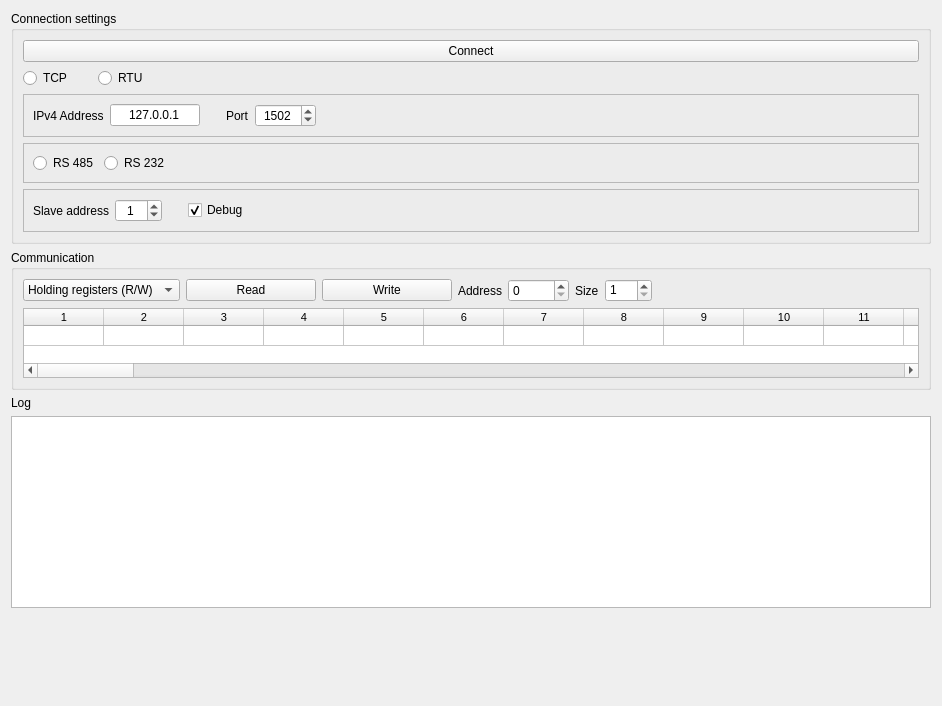
<?xml version="1.0" encoding="UTF-8"?>
<ui version="4.0">
 <class>ClientForm</class>
 <widget class="QWidget" name="ClientForm">
  <property name="geometry">
   <rect>
    <x>0</x>
    <y>0</y>
    <width>942</width>
    <height>706</height>
   </rect>
  </property>
  <property name="windowTitle">
   <string>MainWindow</string>
  </property>
  <layout class="QVBoxLayout" name="verticalLayout_6">
   <item>
    <layout class="QVBoxLayout" name="verticalLayout">
     <item>
      <widget class="QGroupBox" name="groupBox">
       <property name="title">
        <string>Connection settings</string>
       </property>
       <layout class="QVBoxLayout" name="verticalLayout_5">
        <item>
         <widget class="QPushButton" name="pushButton_Connect">
          <property name="sizePolicy">
           <sizepolicy hsizetype="Expanding" vsizetype="Fixed">
            <horstretch>0</horstretch>
            <verstretch>0</verstretch>
           </sizepolicy>
          </property>
          <property name="minimumSize">
           <size>
            <width>0</width>
            <height>0</height>
           </size>
          </property>
          <property name="maximumSize">
           <size>
            <width>16777215</width>
            <height>16777215</height>
           </size>
          </property>
          <property name="text">
           <string>Connect</string>
          </property>
         </widget>
        </item>
        <item>
         <layout class="QHBoxLayout" name="horizontalLayout_3">
          <item>
           <widget class="QRadioButton" name="radioButton_TCP">
            <property name="text">
             <string>TCP</string>
            </property>
           </widget>
          </item>
          <item>
           <spacer name="horizontalSpacer_4">
            <property name="orientation">
             <enum>Qt::Horizontal</enum>
            </property>
            <property name="sizeType">
             <enum>QSizePolicy::Fixed</enum>
            </property>
            <property name="sizeHint" stdset="0">
             <size>
              <width>20</width>
              <height>20</height>
             </size>
            </property>
           </spacer>
          </item>
          <item>
           <widget class="QRadioButton" name="radioButton_RTU">
            <property name="text">
             <string>RTU</string>
            </property>
           </widget>
          </item>
          <item>
           <spacer name="horizontalSpacer_9">
            <property name="orientation">
             <enum>Qt::Horizontal</enum>
            </property>
            <property name="sizeHint" stdset="0">
             <size>
              <width>40</width>
              <height>20</height>
             </size>
            </property>
           </spacer>
          </item>
         </layout>
        </item>
        <item>
         <widget class="QFrame" name="frame_TCP">
          <property name="frameShape">
           <enum>QFrame::StyledPanel</enum>
          </property>
          <property name="frameShadow">
           <enum>QFrame::Raised</enum>
          </property>
          <layout class="QVBoxLayout" name="verticalLayout_2">
           <item>
            <layout class="QHBoxLayout" name="layout_TCP">
             <item>
              <widget class="QLabel" name="label">
               <property name="text">
                <string>IPv4 Address</string>
               </property>
              </widget>
             </item>
             <item>
              <widget class="QLineEdit" name="lineEdit_ipAddress">
               <property name="sizePolicy">
                <sizepolicy hsizetype="Fixed" vsizetype="Fixed">
                 <horstretch>0</horstretch>
                 <verstretch>0</verstretch>
                </sizepolicy>
               </property>
               <property name="maximumSize">
                <size>
                 <width>90</width>
                 <height>16777215</height>
                </size>
               </property>
               <property name="text">
                <string>127.0.0.1</string>
               </property>
               <property name="alignment">
                <set>Qt::AlignCenter</set>
               </property>
              </widget>
             </item>
             <item>
              <spacer name="horizontalSpacer_5">
               <property name="orientation">
                <enum>Qt::Horizontal</enum>
               </property>
               <property name="sizeType">
                <enum>QSizePolicy::Fixed</enum>
               </property>
               <property name="sizeHint" stdset="0">
                <size>
                 <width>20</width>
                 <height>20</height>
                </size>
               </property>
              </spacer>
             </item>
             <item>
              <widget class="QLabel" name="label_2">
               <property name="text">
                <string>Port</string>
               </property>
              </widget>
             </item>
             <item>
              <widget class="QSpinBox" name="spinBox_TCPPort">
               <property name="alignment">
                <set>Qt::AlignCenter</set>
               </property>
               <property name="minimum">
                <number>1</number>
               </property>
               <property name="maximum">
                <number>65535</number>
               </property>
               <property name="value">
                <number>1502</number>
               </property>
              </widget>
             </item>
             <item>
              <spacer name="horizontalSpacer">
               <property name="orientation">
                <enum>Qt::Horizontal</enum>
               </property>
               <property name="sizeHint" stdset="0">
                <size>
                 <width>40</width>
                 <height>20</height>
                </size>
               </property>
              </spacer>
             </item>
            </layout>
           </item>
          </layout>
         </widget>
        </item>
        <item>
         <widget class="QFrame" name="frame_RTU">
          <property name="frameShape">
           <enum>QFrame::StyledPanel</enum>
          </property>
          <property name="frameShadow">
           <enum>QFrame::Raised</enum>
          </property>
          <layout class="QVBoxLayout" name="verticalLayout_3">
           <item>
            <layout class="QHBoxLayout" name="layout_RTU">
             <item>
              <layout class="QHBoxLayout" name="horizontalLayout">
               <item>
                <widget class="QRadioButton" name="radioButton_RS485">
                 <property name="text">
                  <string>RS 485</string>
                 </property>
                </widget>
               </item>
               <item>
                <widget class="QRadioButton" name="radioButton_RS232">
                 <property name="text">
                  <string>RS 232</string>
                 </property>
                </widget>
               </item>
              </layout>
             </item>
             <item>
              <spacer name="horizontalSpacer_2">
               <property name="orientation">
                <enum>Qt::Horizontal</enum>
               </property>
               <property name="sizeHint" stdset="0">
                <size>
                 <width>40</width>
                 <height>20</height>
                </size>
               </property>
              </spacer>
             </item>
            </layout>
           </item>
          </layout>
         </widget>
        </item>
        <item>
         <widget class="QFrame" name="frame_ConnectionCommon">
          <property name="frameShape">
           <enum>QFrame::StyledPanel</enum>
          </property>
          <property name="frameShadow">
           <enum>QFrame::Raised</enum>
          </property>
          <layout class="QVBoxLayout" name="verticalLayout_4">
           <item>
            <layout class="QHBoxLayout" name="horizontalLayout_2">
             <item>
              <widget class="QLabel" name="label_3">
               <property name="text">
                <string>Slave address</string>
               </property>
              </widget>
             </item>
             <item>
              <widget class="QSpinBox" name="spinBox_ClientSlaveAddress">
               <property name="alignment">
                <set>Qt::AlignCenter</set>
               </property>
               <property name="maximum">
                <number>255</number>
               </property>
               <property name="value">
                <number>1</number>
               </property>
              </widget>
             </item>
             <item>
              <spacer name="horizontalSpacer_3">
               <property name="orientation">
                <enum>Qt::Horizontal</enum>
               </property>
               <property name="sizeType">
                <enum>QSizePolicy::Fixed</enum>
               </property>
               <property name="sizeHint" stdset="0">
                <size>
                 <width>20</width>
                 <height>20</height>
                </size>
               </property>
              </spacer>
             </item>
             <item>
              <widget class="QCheckBox" name="checkBox_Debug">
               <property name="text">
                <string>Debug</string>
               </property>
               <property name="checked">
                <bool>true</bool>
               </property>
              </widget>
             </item>
             <item>
              <spacer name="horizontalSpacer_8">
               <property name="orientation">
                <enum>Qt::Horizontal</enum>
               </property>
               <property name="sizeHint" stdset="0">
                <size>
                 <width>40</width>
                 <height>20</height>
                </size>
               </property>
              </spacer>
             </item>
            </layout>
           </item>
          </layout>
         </widget>
        </item>
       </layout>
      </widget>
     </item>
     <item>
      <widget class="QGroupBox" name="groupBox_Communication">
       <property name="title">
        <string>Communication</string>
       </property>
       <layout class="QVBoxLayout" name="verticalLayout_9">
        <item>
         <layout class="QVBoxLayout" name="verticalLayout_7">
          <item>
           <layout class="QHBoxLayout" name="horizontalLayout_4">
            <item>
             <widget class="QComboBox" name="comboBox_DataType">
              <item>
               <property name="text">
                <string>Holding registers (R/W)</string>
               </property>
              </item>
              <item>
               <property name="text">
                <string>Input registers (R)</string>
               </property>
              </item>
              <item>
               <property name="text">
                <string>Coils (R/W)</string>
               </property>
              </item>
              <item>
               <property name="text">
                <string>Discrete inputs (R)</string>
               </property>
              </item>
             </widget>
            </item>
            <item>
             <widget class="QPushButton" name="pushButton_ReadData">
              <property name="sizePolicy">
               <sizepolicy hsizetype="Fixed" vsizetype="Fixed">
                <horstretch>0</horstretch>
                <verstretch>0</verstretch>
               </sizepolicy>
              </property>
              <property name="minimumSize">
               <size>
                <width>130</width>
                <height>0</height>
               </size>
              </property>
              <property name="maximumSize">
               <size>
                <width>200</width>
                <height>16777215</height>
               </size>
              </property>
              <property name="text">
               <string>Read</string>
              </property>
             </widget>
            </item>
            <item>
             <widget class="QPushButton" name="pushButton_WriteData">
              <property name="sizePolicy">
               <sizepolicy hsizetype="Fixed" vsizetype="Fixed">
                <horstretch>0</horstretch>
                <verstretch>0</verstretch>
               </sizepolicy>
              </property>
              <property name="minimumSize">
               <size>
                <width>130</width>
                <height>0</height>
               </size>
              </property>
              <property name="maximumSize">
               <size>
                <width>400</width>
                <height>16777215</height>
               </size>
              </property>
              <property name="text">
               <string>Write</string>
              </property>
             </widget>
            </item>
            <item>
             <widget class="QLabel" name="label_4">
              <property name="text">
               <string>Address</string>
              </property>
             </widget>
            </item>
            <item>
             <widget class="QSpinBox" name="spinBox_DataAddress">
              <property name="maximum">
               <number>10000</number>
              </property>
             </widget>
            </item>
            <item>
             <widget class="QLabel" name="label_5">
              <property name="text">
               <string>Size</string>
              </property>
             </widget>
            </item>
            <item>
             <widget class="QSpinBox" name="spinBox_DataSize">
              <property name="alignment">
               <set>Qt::AlignLeading|Qt::AlignLeft|Qt::AlignTop</set>
              </property>
              <property name="minimum">
               <number>1</number>
              </property>
              <property name="maximum">
               <number>255</number>
              </property>
             </widget>
            </item>
            <item>
             <spacer name="horizontalSpacer_6">
              <property name="orientation">
               <enum>Qt::Horizontal</enum>
              </property>
              <property name="sizeHint" stdset="0">
               <size>
                <width>40</width>
                <height>20</height>
               </size>
              </property>
             </spacer>
            </item>
           </layout>
          </item>
          <item>
           <widget class="QTableWidget" name="tableWidget">
            <property name="sizePolicy">
             <sizepolicy hsizetype="Expanding" vsizetype="Minimum">
              <horstretch>0</horstretch>
              <verstretch>0</verstretch>
             </sizepolicy>
            </property>
            <property name="maximumSize">
             <size>
              <width>16777215</width>
              <height>70</height>
             </size>
            </property>
            <property name="font">
             <font>
              <pointsize>8</pointsize>
             </font>
            </property>
            <property name="lineWidth">
             <number>0</number>
            </property>
            <property name="horizontalScrollBarPolicy">
             <enum>Qt::ScrollBarAlwaysOn</enum>
            </property>
            <property name="rowCount">
             <number>1</number>
            </property>
            <property name="columnCount">
             <number>100</number>
            </property>
            <attribute name="horizontalHeaderVisible">
             <bool>true</bool>
            </attribute>
            <attribute name="horizontalHeaderMinimumSectionSize">
             <number>24</number>
            </attribute>
            <attribute name="horizontalHeaderDefaultSectionSize">
             <number>80</number>
            </attribute>
            <attribute name="verticalHeaderVisible">
             <bool>false</bool>
            </attribute>
            <attribute name="verticalHeaderMinimumSectionSize">
             <number>20</number>
            </attribute>
            <attribute name="verticalHeaderDefaultSectionSize">
             <number>20</number>
            </attribute>
            <row/>
            <column/>
            <column/>
            <column/>
            <column/>
            <column/>
            <column/>
            <column/>
            <column/>
            <column/>
            <column/>
            <column/>
            <column/>
            <column/>
            <column/>
            <column/>
            <column/>
            <column/>
            <column/>
            <column/>
            <column/>
            <column/>
            <column/>
            <column/>
            <column/>
            <column/>
            <column/>
            <column/>
            <column/>
            <column/>
            <column/>
            <column/>
            <column/>
            <column/>
            <column/>
            <column/>
            <column/>
            <column/>
            <column/>
            <column/>
            <column/>
            <column/>
            <column/>
            <column/>
            <column/>
            <column/>
            <column/>
            <column/>
            <column/>
            <column/>
            <column/>
            <column/>
            <column/>
            <column/>
            <column/>
            <column/>
            <column/>
            <column/>
            <column/>
            <column/>
            <column/>
            <column/>
            <column/>
            <column/>
            <column/>
            <column/>
            <column/>
            <column/>
            <column/>
            <column/>
            <column/>
            <column/>
            <column/>
            <column/>
            <column/>
            <column/>
            <column/>
            <column/>
            <column/>
            <column/>
            <column/>
            <column/>
            <column/>
            <column/>
            <column/>
            <column/>
            <column/>
            <column/>
            <column/>
            <column/>
            <column/>
            <column/>
            <column/>
            <column/>
            <column/>
            <column/>
            <column/>
            <column/>
            <column/>
            <column/>
            <column/>
           </widget>
          </item>
         </layout>
        </item>
       </layout>
      </widget>
     </item>
     <item>
      <widget class="QLabel" name="label_6">
       <property name="text">
        <string>Log</string>
       </property>
      </widget>
     </item>
     <item>
      <widget class="log_widget" name="listWidget"/>
     </item>
     <item>
      <spacer name="verticalSpacer">
       <property name="orientation">
        <enum>Qt::Vertical</enum>
       </property>
       <property name="sizeHint" stdset="0">
        <size>
         <width>20</width>
         <height>40</height>
        </size>
       </property>
      </spacer>
     </item>
    </layout>
   </item>
  </layout>
 </widget>
 <customwidgets>
  <customwidget>
   <class>log_widget</class>
   <extends>QListWidget</extends>
   <header>log_widget.h</header>
  </customwidget>
 </customwidgets>
 <resources/>
 <connections/>
</ui>
